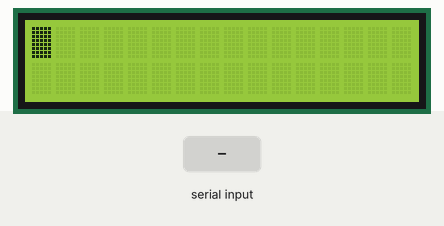
This sketch was run on a simulated Arduino Uno, built with avr-gcc and run on an emulated ATmega328P. Shown: 16×2 character LCD. The test bench sets the inputs (shaded band).

Above: at 1.2 s.
1.3 s: byte 90 received over Serial
At 2.3 s:
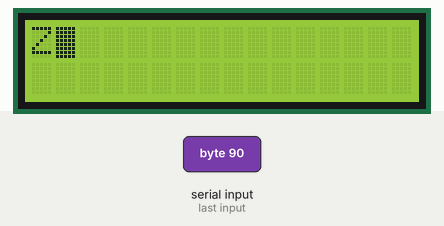
2.8 s: byte 120 received over Serial
At 3.4 s:
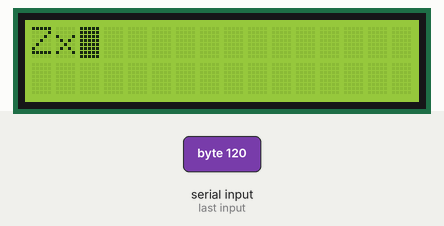
4.3 s: byte 90 received over Serial
At 4.6 s:
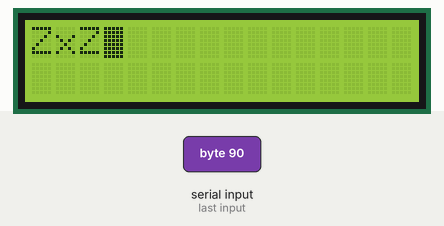
5.8 s: byte 120 received over Serial
At 6.9 s:
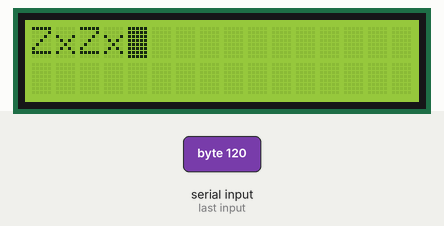
7.3 s: byte 90 received over Serial
At 8.1 s:
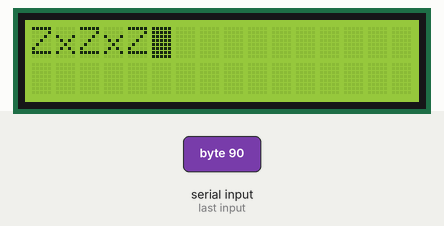
8.8 s: byte 120 received over Serial
At 9.2 s:
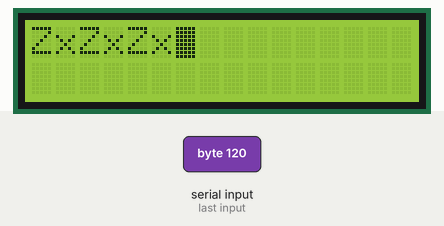
Timing chart, 0 to 11.3 s (numbered marks = the images above; inputs shaded):
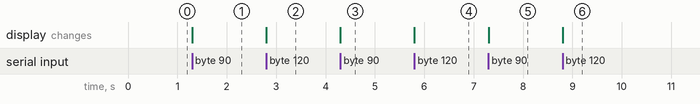

Measured:
- after the input at 1.3 s, the display: changes at once (image 1)
- after the input at 2.8 s, the display: changes at once (image 2)
- after the input at 4.3 s, the display: changes at once (image 3)
- after the input at 5.8 s, the display: changes at once (image 4)
- after the input at 7.3 s, the display: changes at once (image 5)
- after the input at 8.8 s, the display: changes at once (image 6)

The sketch:

5_6cp2.ino
```cpp
#include <LiquidCrystal.h>
#define ROW_NUM 2 // 2列
#define COL_NUM 16 // 16欄（一列可顯示16個字）
int index = 0; // 游標的位置，也是下一字元的位置，範圍是0~31。
#define INDEX_MAX (COL_NUM * ROW_NUM) // 最多可輸入32個字
#define ROW(x) (x / COL_NUM) // 傳入index，可算出游標的列，0或1。
#define COL(x) (x % COL_NUM) // 傳入index，可算出游標的欄，0~15。

LiquidCrystal lcd(12, 11, 5, 4, 3, 2);

void setup(){
  Serial.begin(9600);
  lcd.begin(COL_NUM, ROW_NUM);
  lcd.setCursor(0, 0); // 設定游標位置
  lcd.cursor(); // 顯示游標
  lcd.blink(); // 讓游標閃爍
}

void loop(){
  int b;
  while( (b = Serial.read()) != -1){ // 從序列埠讀取資料
    // 若是可視字元，ASCII碼從0x20到0x7E
    if(0x20 <= b && b <= 0x7E){
      if(index == INDEX_MAX - 1){
        // 如果游標已經停在最後一個位置
        // 跳回最開頭，並且清除LCD上的顯示資料
        index = 0;
        lcd.clear();
      }

      lcd.write(b); // 輸出從序列埠收到的資料
      index++; // 指向下一個位置
      lcd.setCursor(COL(index), ROW(index));
    }
  }
}
```
